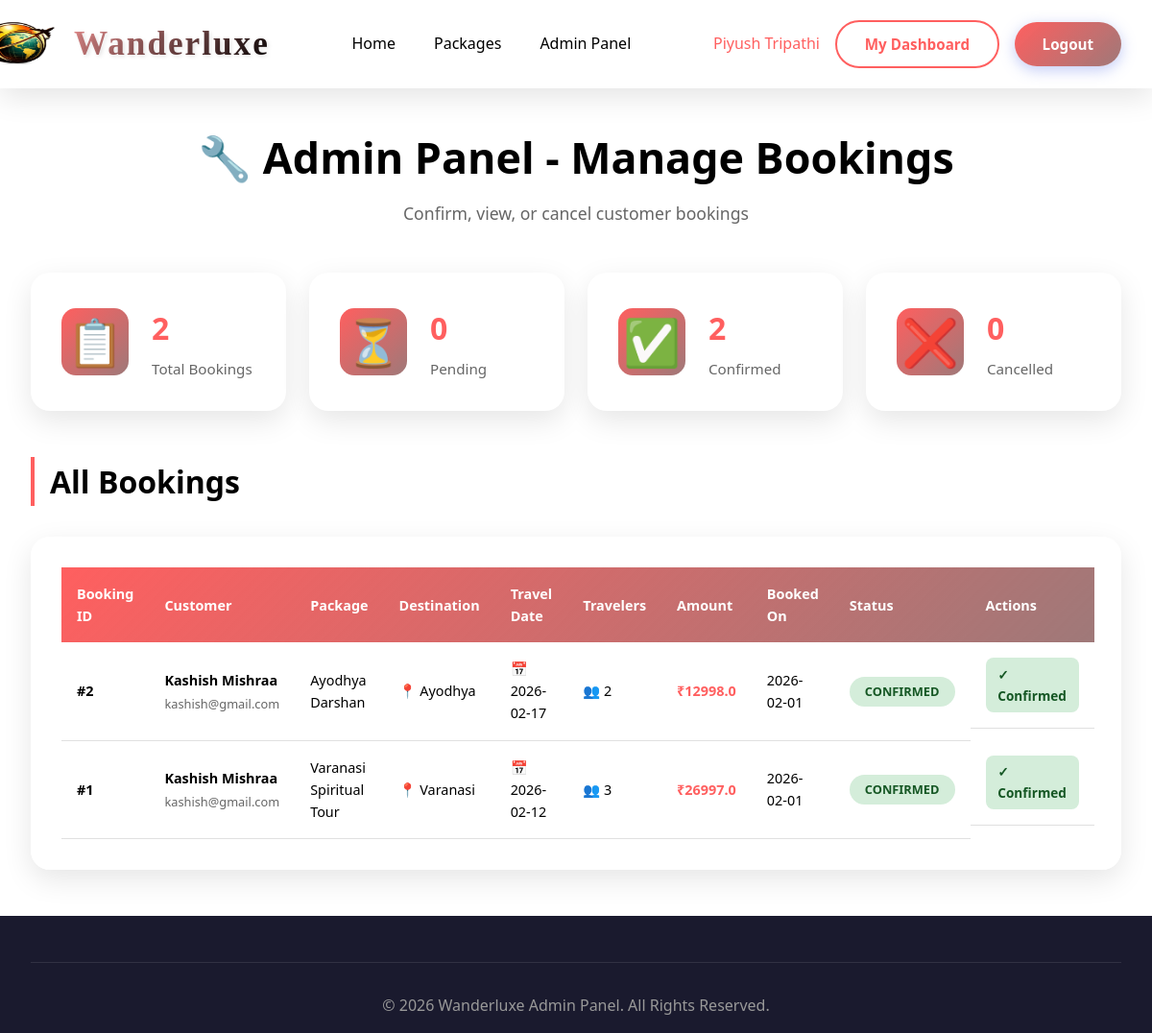
Screenshot of /admin/bookings (signed in) with the database file from the repository.
### tables this page shows
CREATE TABLE bookings (
        id INTEGER PRIMARY KEY AUTOINCREMENT,
        user_id INTEGER NOT NULL,
        package_id INTEGER NOT NULL,
        booking_date TIMESTAMP DEFAULT CURRENT_TIMESTAMP,
        travel_date DATE NOT NULL,
        travelers_count INTEGER NOT NULL,
        total_amount REAL NOT NULL,
        status TEXT DEFAULT 'pending',
        FOREIGN KEY (user_id) REFERENCES users(id),
        FOREIGN KEY (package_id) REFERENCES packages(id)
    );

CREATE TABLE users (
        id INTEGER PRIMARY KEY AUTOINCREMENT,
        name TEXT NOT NULL,
        email TEXT UNIQUE NOT NULL,
        password TEXT NOT NULL,
        phone TEXT,
        created_at TIMESTAMP DEFAULT CURRENT_TIMESTAMP
    );

CREATE TABLE packages (
        id INTEGER PRIMARY KEY AUTOINCREMENT,
        name TEXT NOT NULL,
        category TEXT NOT NULL,
        destination TEXT NOT NULL,
        duration INTEGER NOT NULL,
        price REAL NOT NULL,
        description TEXT,
        image_url TEXT,
        highlights TEXT,
        itinerary TEXT
    );

### app.py (the view)
@app.route('/admin/bookings')
def admin_bookings():
    if 'user_id' not in session:
        flash('Please login first!', 'error')
        return redirect(url_for('login'))
    if session.get('user_email') != 'piyushtripaathi4@gmail.com':
        flash('Access Denied! Admin only.', 'error')
        return redirect(url_for('index'))
    conn = sqlite3.connect('database.db')
    c = conn.cursor()
    c.execute('''SELECT bookings.*, packages.name, packages.destination, users.name as user_name, users.email
                 FROM bookings
                 JOIN packages ON bookings.package_id = packages.id
                 JOIN users ON bookings.user_id = users.id
                 ORDER BY booking_date DESC''')
    all_bookings = c.fetchall()
    conn.close()
    return render_template('admin_bookings.html', bookings=all_bookings)

### templates/admin_bookings.html (shortened to what this page needs)
<!DOCTYPE html>
<html lang="en">
<head>
  <link rel="stylesheet" href="{{ url_for('static', filename='css/style.css') }}">
</head>
<body>
    <header>
        <nav>
               <div class="logo">
                <div class="logo-icon">
                    <img src="{{ url_for('static',filename='images/logoo.png')}}" alt="Wanderluxe Logo">
                </div>
                <span class="logo-text">Wanderluxe</span>
            </div>
            <ul class="nav-links">
                <li><a href="{{ url_for('index') }}">Home</a></li>
                <li><a href="{{ url_for('packages') }}">Packages</a></li>
                <li><a href="{{ url_for('admin_bookings') }}">Admin Panel</a></li>
            </ul>
            <div class="auth-buttons">
                <span class="user-greeting">{{ session.user_name }}</span>
                <a href="{{ url_for('dashboard') }}" class="btn btn-login">My Dashboard</a>
                <a href="{{ url_for('logout') }}" class="btn btn-signup">Logout</a>
            </div>
        </nav>
    </header>
    <div class="admin-page">
        <div class="container">
            <div class="admin-header">
                <h1>🔧 Admin Panel - Manage Bookings</h1>
                <p>Confirm, view, or cancel customer bookings</p>
            </div>
            <div class="admin-stats">
                <div class="stat-card">
                    <div class="stat-icon">📋</div>
                    <div class="stat-info">
                        <h3>{{ bookings|length }}</h3>
                        <p>Total Bookings</p>
                    </div>
                </div>
                <div class="stat-card">
                    <div class="stat-icon">⏳</div>
                    <div class="stat-info">
                        <h3>{{ bookings|selectattr('7', 'equalto', 'pending')|list|length }}</h3>
                        <p>Pending</p>
                    </div>
                </div>
                <div class="stat-card">
                    <div class="stat-icon">✅</div>
                    <div class="stat-info">
                        <h3>{{ bookings|selectattr('7', 'equalto', 'confirmed')|list|length }}</h3>
                        <p>Confirmed</p>
                    </div>
                </div>
                <div class="stat-card">
                    <div class="stat-icon">❌</div>
                    <div class="stat-info">
                        <h3>{{ bookings|selectattr('7', 'equalto', 'cancelled')|list|length }}</h3>
                        <p>Cancelled</p>
                    </div>
                </div>
            </div>
            <div class="admin-content">
                <h2>All Bookings</h2>
                {% if bookings %}
                <div class="admin-table-container">
                    <table class="admin-table">
                        <thead>
                            <tr>
                                <th>Booking ID</th>
                                <th>Customer</th>
                                <th>Package</th>
                                <th>Destination</th>
                                <th>Travel Date</th>
                                <th>Travelers</th>
                                <th>Amount</th>
                                <th>Booked On</th>
                                <th>Status</th>
                                <th>Actions</th>
                            </tr>
                        </thead>
                        <tbody>
                            {% for booking in bookings %}
                            <tr>
                                <td><strong>#{{ booking[0] }}</strong></td>
                                <td>
                                    <div class="customer-info">
                                        <strong>{{ booking[10] }}</strong>
                                        <small>{{ booking[11] }}</small>
                                    </div>
                                </td>
                                <td>{{ booking[8] }}</td>
                                <td>📍 {{ booking[9] }}</td>
                                <td>📅 {{ booking[4] }}</td>
                                <td>👥 {{ booking[5] }}</td>
                                <td class="price-cell">₹{{ booking[6] }}</td>
                                <td>{{ booking[3][:10] }}</td>
                                <td>
                                    <span class="status-badge status-{{ booking[7] }}">
                                        {{ booking[7]|upper }}
                                    </span>
                                </td>
                                <td class="action-buttons">
                                    {% if booking[7] == 'pending' %}
                                        <a href="{{ url_for('confirm_booking', booking_id=booking[0]) }}"
                                           class="btn-action btn-confirm"
                                           onclick="return confirm('Confirm this booking?')">
                                            ✅ Confirm
                                        </a>
                                        <a href="{{ url_for('cancel_booking', booking_id=booking[0]) }}"
                                           class="btn-action btn-cancel"
                                           onclick="return confirm('Cancel this booking?')">
                                            ❌ Cancel
                                        </a>
                                    {% elif booking[7] == 'confirmed' %}
                                        <span class="badge-success">✓ Confirmed</span>
                                    {% else %}
                                        <span class="badge-cancelled">✗ Cancelled</span>
                                    {% endif %}
                                </td>
                            </tr>
                            {% endfor %}
                        </tbody>
                    </table>
                </div>
                {% else %}
                <div class="empty-state">
                    <div class="empty-icon">📭</div>
                    <h3>No bookings yet</h3>
                    <p>When customers book packages, they will appear here.</p>
                </div>
                {% endif %}
            </div>
        </div>
    </div>
    <footer>
        <div class="container">
            <div class="footer-bottom">
                <p>&copy; 2026 Wanderluxe Admin Panel. All Rights Reserved.</p>
            </div>
        </div>
    </footer>
</body>
</html>

### rows the page displays
bookings: id "2", name "Kashish Mishraa", email "kashish@gmail.com", name "Ayodhya Darshan", destination "Ayodhya", travel_date "2026-02-17", travelers_count "2", total_amount "12998.0", booking_date "2026-02-01", status "CONFIRMED", shows "✓ Confirmed"
bookings: id "1", name "Kashish Mishraa", email "kashish@gmail.com", name "Varanasi Spiritual Tour", destination "Varanasi", travel_date "2026-02-12", travelers_count "3", total_amount "26997.0", booking_date "2026-02-01", status "CONFIRMED", shows "✓ Confirmed"

### other values shown
{{ session.user_name }} "Piyush Tripathi"
{{ bookings|length }} "2"
{{ bookings|selectattr('7', 'equalto', 'pending')|list|length }} "0"
{{ bookings|selectattr('7', 'equalto', 'confirmed')|list|length }} "2"
{{ bookings|selectattr('7', 'equalto', 'cancelled')|list|length }} "0"
